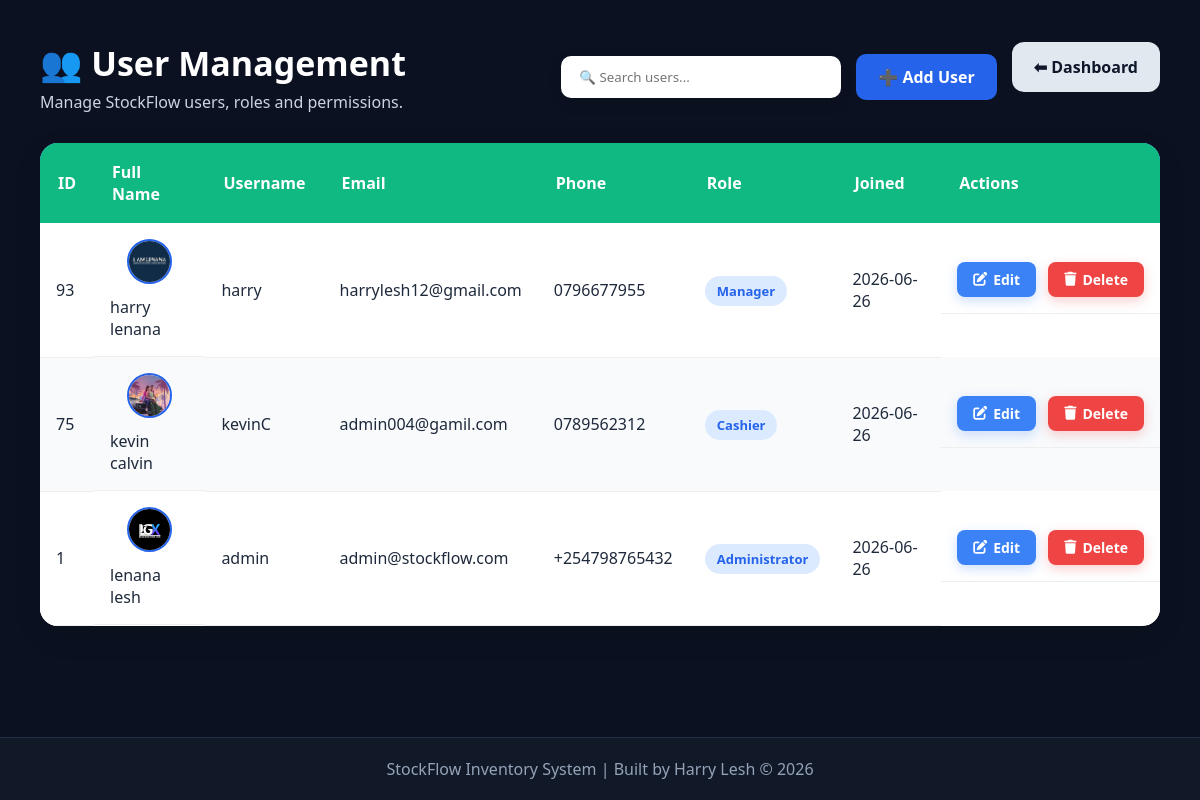
The page /users (signed in) on the database as committed earlier.
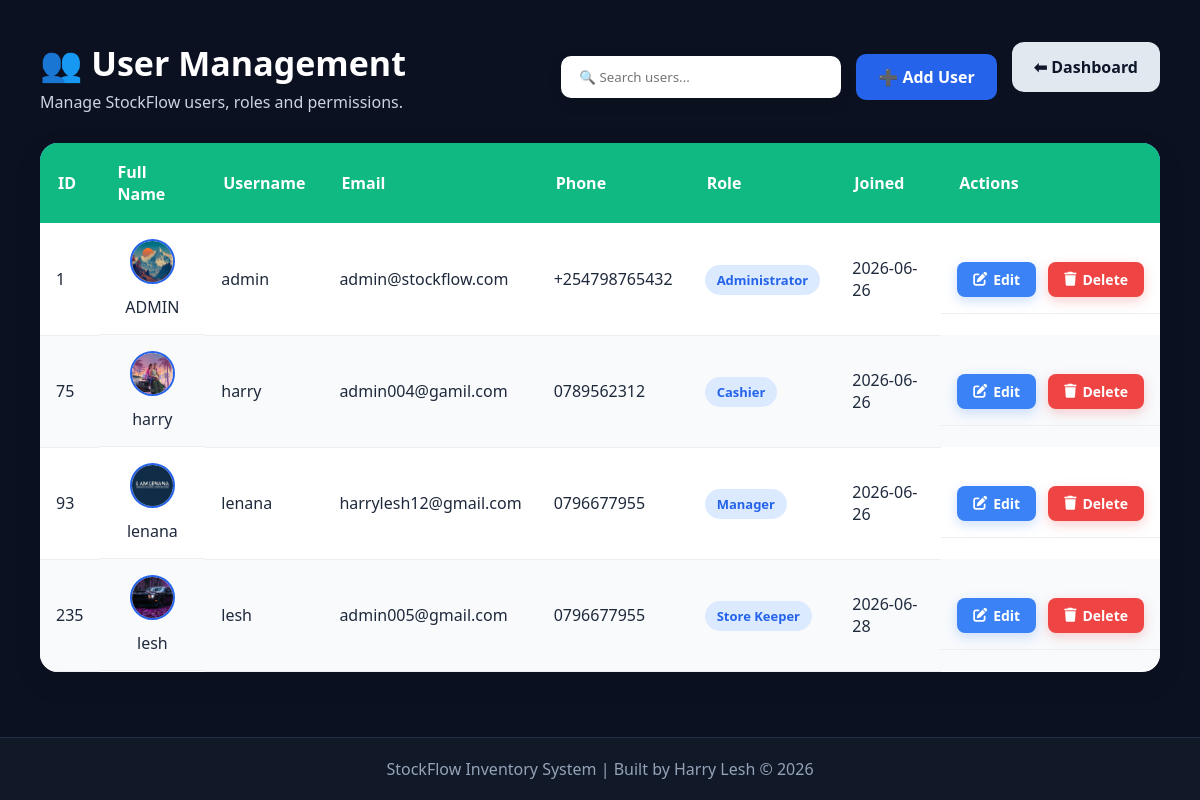
The same page on the database as committed later.
### tables this page shows
CREATE TABLE users(
      id INTEGER PRIMARY KEY AUTOINCREMENT,
      username TEXT UNIQUE NOT NULL,
      password TEXT NOT NULL
    , full_name TEXT, email TEXT, phone TEXT, profile_picture TEXT, role TEXT DEFAULT 'Administrator', last_login TEXT, created_at TEXT);

### routes/users.py (the view)
@users_bp.route("/users")
@login_required
@roles_required("Administrator")
def users():
    if "user" not in session:
        return redirect("/")
    conn = get_connection()
    cursor = conn.cursor()
    cursor.execute("""
        SELECT
            id,
            full_name,
            username,
            email,
            phone,
            role,
            profile_picture,
            created_at
        FROM users
        ORDER BY full_name
    """)
    users = cursor.fetchall()
    conn.close()
    return render_template(
        "users.html",
        users=users
    )

### app.py (called while the page is built)
@app.context_processor
def inject_settings():
    conn = get_connection()
    cursor = conn.cursor()
    cursor.execute("""
        SELECT currency
        FROM settings
        LIMIT 1
    """)
    row = cursor.fetchone()
    conn.close()
    currency = "KES"
    if row and row[0]:
        currency = row[0]
    return dict(currency=currency)

### database/models.py (called while the page is built)
def get_connection():
    conn = sqlite3.connect(DB_NAME)
    conn.row_factory = sqlite3.Row
    return conn

### templates/users.html (shortened to what this page needs)
{% extends "layout.html" %}
{% block content %}
<div class="users-wrapper">
    <div class="users-header">
        <div>
            <h1>👥 User Management</h1>
            <p>
                Manage StockFlow users, roles and permissions.
            </p>
        </div>
        <div class="users-actions">
            <input type="text" id="searchUser" placeholder="🔍 Search users...">
            <a href="/add-user" class="add-user-btn">
                ➕ Add User
            </a>
            <a href="/dashboard" class="back-btn">
                ⬅ Dashboard
            </a>
        </div>
    </div>
    <div class="users-table">
        <table>
            <thead>
                <tr>
                    <th>ID</th>
                    <th>Full Name</th>
                    <th>Username</th>
                    <th>Email</th>
                    <th>Phone</th>
                    <th>Role</th>
                    <th>Joined</th>
                    <th>Actions</th>
                </tr>
            </thead>
            <tbody id="userTable">
                {% for user in users %}
                <tr>
                    <td>{{ user[0] }}</td>
                    <td class="user-info">
                        {% if user[6] %}
                        <img src="{{ url_for('static', filename='uploads/users/' + user[6]) }}" class="table-avatar"
                            alt="Profile Picture">
                        {% else %}
                        <img src="{{ url_for('static', filename='images/default-user.png') }}" class="table-avatar"
                            alt="Profile Picture">
                        {% endif %}
                        {{ user[1] }}
                    </td>
                    <td>{{ user[2] }}</td>
                    <td>{{ user[3] }}</td>
                    <td>{{ user[4] }}</td>
                    <td>
                        <span class="role-badge">
                            {{ user[5] }}
                        </span>
                    </td>
                    <td>
                        {% if user[7] %}
                        {{ user[7][:10] }}
                        {% else %}
                        N/A
                        {% endif %}
                    </td>
                    <td class="actions">
                        <a href="/edit-user/{{ user[0] }}" class="btn-edit">
                            <i class="fas fa-edit"></i> Edit
                        </a>
                        <a href="/delete_user/{{ user[0] }}" class="btn-delete"
                            onclick="return confirm('Delete this user?')">
                            <i class="fas fa-trash"></i> Delete
                        </a>
                    </td>
                </tr>
                {% endfor %}
            </tbody>
        </table>
    </div>
</div>
{% endblock %}

### templates/layout.html (shortened to what this page needs)
<!DOCTYPE html>
<html lang="en">
<head>
    <link rel="stylesheet" href="{{ url_for('static', filename='css/style.css') }}">
    <link rel="stylesheet" href="https://cdnjs.cloudflare.com/ajax/libs/font-awesome/6.5.1/css/all.min.css">
    <link rel="stylesheet" href="{{ url_for('static', filename='css/profile.css') }}">
    <link rel="stylesheet" href="{{ url_for('static', filename='css/settings.css') }}">
</head>
<body>
    {% block content %}
    {% endblock %}
    <footer class="footer">
        <p>StockFlow Inventory System | Built by Harry Lesh © 2026</p>
    </footer>
</body>
</html>

### static/css/style.css (style rules this page uses)
* { margin: 0; padding: 0; box-sizing: border-box; font-family: 'Segoe UI', sans-serif; }
body { background: #0b1120; color: white; min-height: 100vh; display: flex; flex-direction: column; }
table { width: 100%; border-collapse: collapse; }
th { background: #10b981; padding: 15px; }
td { padding: 15px; border-bottom: 1px solid #233045; }
.footer { text-align: center; padding: 20px; background: #111827; color: #94a3b8; margin-top: 40px; border-top: 1px solid #233045; }
.footer { margin-top: auto; text-align: center; padding: 20px; background: #111827; color: #94a3b8; border-top: 1px solid #233045; }
.back-btn { display: inline-block; margin-bottom: 20px; padding: 10px 20px; background: #374151; color: white; text-decoration: none; border-radius: 10px; transition: .3s; font-weight: 600; }
.users-wrapper { padding: 40px; animation: fadeIn .4s ease; }
.users-header { display: flex; justify-content: space-between; align-items: center; margin-bottom: 30px; flex-wrap: wrap; gap: 20px; }
.users-header h1 { font-size: 34px; color: white; margin-bottom: 5px; }
.users-header p { color: #cbd5e1; }
.users-actions { display: flex; gap: 15px; align-items: center; flex-wrap: wrap; }
.users-actions input { width: 280px; padding: 12px 18px; border: none; border-radius: 10px; background: #fff; box-shadow: 0 5px 15px rgba(0, 0, 0, .08); outline: none; transition: .3s; }
.add-user-btn { background: #2563eb; color: #fff; padding: 12px 22px; border-radius: 10px; text-decoration: none; font-weight: 600; transition: .3s; }
.users-table { background: #fff; border-radius: 18px; overflow: hidden; box-shadow: 0 10px 30px rgba(0, 0, 0, .08); }
.users-table table { width: 100%; border-collapse: collapse; }
.users-table thead { background: #2563eb; color: white; }
.users-table th { padding: 18px; text-align: left; }
.users-table td { padding: 16px; border-bottom: 1px solid #eee; color: #1e293b !important; font-weight: 500; }
.users-table tbody tr { background: white; }
.users-table tbody tr:nth-child(even) { background: #f8fafc; }
.role-badge { background: #dbeafe; color: #2563eb; padding: 6px 12px; border-radius: 30px; font-size: 13px; font-weight: bold; }
.user-info { display: flex; align-items: center; gap: 12px; }
.table-avatar { width: 45px; height: 45px; border-radius: 50%; object-fit: cover; border: 2px solid #2563eb; }
.user-info { display: flex; flex-direction: column; text-align: left; }
.actions { display: flex; justify-content: center; align-items: center; gap: 12px; }
.actions a { text-decoration: none; font-size: 14px; font-weight: 600; padding: 8px 16px; border-radius: 8px; transition: .3s; display: flex; align-items: center; gap: 6px; }
.btn-edit { background: #3b82f6; color: #fff; }
.btn-delete { background: #ef4444; color: #fff; }
.btn-edit { display: inline-flex; align-items: center; gap: 8px; padding: 10px 18px; background: #3b82f6; color: #fff; border-radius: 10px; font-size: 14px; font-weight: 600; transition: .25s; box-shadow: 0 4px 12px rgba(59, 130, 246, .25); }
.btn-delete { display: inline-flex; align-items: center; gap: 8px; padding: 10px 18px; background: #ef4444; color: #fff; border-radius: 10px; font-size: 14px; font-weight: 600; transition: .25s; box-shadow: 0 4px 12px rgba(239, 68, 68, .25); }

### static/css/profile.css (style rules this page uses)
.back-btn { background: #64748b; color: white; text-decoration: none; padding: 14px 26px; border-radius: 12px; transition: .3s; }

### static/css/settings.css (style rules this page uses)
.back-btn { display: inline-block; text-decoration: none; background: #e2e8f0; color: #0f172a; padding: 14px 22px; border-radius: 12px; font-weight: bold; transition: .3s; }
.save-btn, .reset-btn, .secondary-btn, .back-btn { transition: all .3s ease; }

Rows that differ between the two databases and show on the page:
changed users "admin": profile_picture: a different picture; full_name "lenana lesh" → "ADMIN"; moves up the list
changed users "admin004@gamil.com": full_name "kevin calvin" → "harry"; username "kevinC" → "harry"; moves down the list
changed users "harrylesh12@gmail.com": full_name "harry lenana" → "lenana"; username "harry" → "lenana"
added users: id "235", profile_picture (picture), full_name "lesh", username "lesh", email "admin005@gmail.com", phone "0796677955", role "Store Keeper", created_at "2026-06-28"
